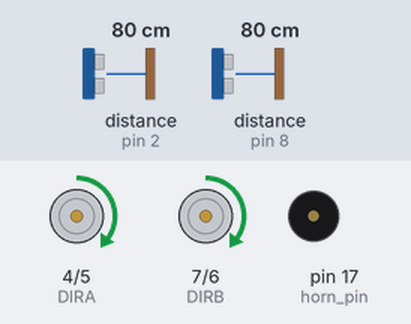
Simulated run of this sketch. Board: Arduino Uno, built with avr-gcc and run on an emulated ATmega328P. Shown: direction and speed pins drawn as motors (green arrow = direction pin HIGH = forward, orange = LOW = backward, longer = more drive), buzzer (waves = sounding, pin HIGH). Wiring (inferred from the names in the program): 2 × ultrasonic range finder: trigger pin 3, echo pin 2 / trigger pin 9, echo pin 8. Inputs (shaded band) come from the test bench; at power-on: distance to the obstacle (sensors on pin 8, pin 2) 80 cm. The echo pulse lasts 58.3 µs per cm; pins used as bus, display or sensor lines are not drawn; what the sketch prints to the serial monitor is not drawn.

Above: at 1.2 s.
1.3 s: distance to the obstacle (sensor on pin 8) set to 13 cm
3.5 s: distance to the obstacle (sensor on pin 8) set to 10 cm
At 5.6 s:
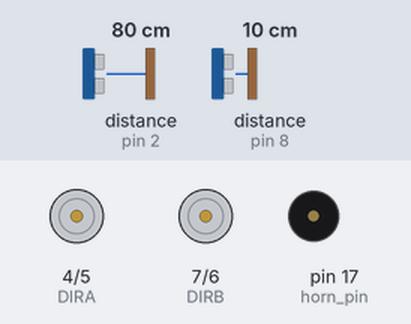
Timing chart, 0 to 7.1 s (numbered marks = the images above; inputs shaded):
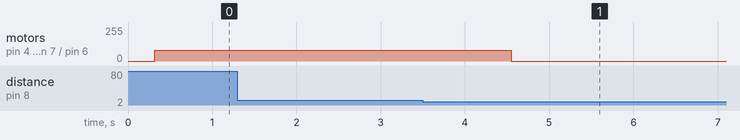

Measured:
- the behaviour switches between 12 and 11 cm on distance to the obstacle (sensor on pin 8) (found by bisection; images 0 and 1)
- after the input at 1.3 s, every drawn part: stays the same
- after the input at 3.5 s, motor on pin 4 (DIRA) / pin 5 (PWMA), motor on pin 7 (DIRB) / pin 6 (PWMB): forward 80/255 → stopped after 1.1 s

The sketch:

Autoparking.ino
```cpp
#include "moving.h"
#include "ultrasonic_sensor.h"


const int horn_pin = 17; // A3 부저
void setup() {
  // 왼쪽 바퀴 초기화
  pinMode(DIRA, OUTPUT);
  digitalWrite(DIRA, LOW);
  analogWrite(PWMA, 0);

  // 오른쪽 바퀴 초기화
  pinMode(DIRB, OUTPUT);
  digitalWrite(DIRB, LOW);
  analogWrite(PWMB, 0);

  //초음파센서 핀 설정
  pinMode(forward_trig_pin, OUTPUT);
  pinMode(forward_echo_pin, INPUT);
  pinMode(side_trig_pin1, OUTPUT);
  pinMode(side_echo_pin1, INPUT);
  pinMode(side_trig_pin2, OUTPUT);
  pinMode(side_echo_pin2, INPUT);
  pinMode(backward_trig_pin, OUTPUT);
  pinMode(backward_echo_pin, INPUT);

  //부저 핀
  pinMode(horn_pin, OUTPUT);

  Serial.begin(9600);

  Serial.println("Basic setup complete");
}

void loop() {
  int parking_mode;
  /****************************주차공간 찾기******************************/
  while (side1_sensor() <= 10) { //앞쪽 사이드센서가 일정거리 이하인 동안 전진
    go_forward(80, 80);
  }

  while (side2_sensor() <= 10) { // 뒤쪽 사이드센서가 일정거리 이하인 동안 전진
    go_forward(80, 80);
  }

  float prev_time = millis();//뒤쪽 사이드센서가 주차공간 진입시 시간측정

  while (side2_sensor() > 10) { //앞쪽 사이드센서가 일정거리 이상인동안 전진
    go_forward(80, 80);
  }

  while (side2_sensor() > 10) { //뒤쪽 사이드센서가 일정거리 이상인동안 전진
    go_forward(80, 80);
  }
  float curr_time = millis();//뒤쪽 사이드센서가 주차공간 벗어났을 때 시간측정
  delay(750);
  stop(1000);

  float total_time = curr_time - prev_time; //총 걸린시간
  stop(1000);
  while(1)Serial.println(total_time);

  if(total_time > 4000){ //동영상보니까 5~6초는 가던데 일단 4초부터 시작해서 점점 늘려가며 테스트
    parking_mode = 1;
  }else parking_mode = 0;

  if(parking_mode == 1){
  /***************************평행주차 시작******************************/
    while (backward_sensor()>24) { //뒤로 우회전 이건 센서켜고 모의주차하면서 센서값을 찍어봐야,,
      go_backward(250, 80);
    }

    stop(1000);
    while(backward_sensor()>5){
      go_backward(80,250);
    }

    /*****************************주차 마무리******************************/
    while (abs(side1_sensor() - side2_sensor()) > 2) { //사이드 센서의 거리차가 일정수치 이상일 동안 반복
      go_forward(200, 80); //앞으로 우회전 조금씩
    }
    stop(1000);

    while (abs(forward_sensor() - backward_sensor()) > 2) { // 앞뒤 거리차가 일정이상 동안 반복
      if (forward_sensor() > backward_sensor()) go_forward(80, 80);
      else go_backward(80, 80);
    }
    stop(1000);
    while (1); //loop문 빠져나가는 건 없는 것 같아서 여기서 무한정지
  }//Parking_mode가 1일 때 수행
  else ;//아니면 경고음울리고 다시 주차공간 탐색하러 전진
  stop(1000);

}

void buzz() { //1초 동안 부저를 울리는 함수
  digitalWrite(horn_pin, HIGH);
  delay(1000);
  digitalWrite(horn_pin, LOW);
}
```

moving.h
```cpp
// 왼쪽 바퀴 - 전후진
const int DIRA = 4;                   // Motor A Direction (A 회전방향)
const int PWMA = 5;                  // Motor A PWM (A 속도)

// 오른쪽 바퀴 - 전후진

const int DIRB = 7;                   // Motor B Direction  (B 회전방향)
const int PWMB = 6;                  // Motor B PWM (B 속도)


void go_forward(int l, int r) {
  // 전진
  // 왼쪽 전진
  digitalWrite(DIRA, HIGH);
  analogWrite(PWMA, l);
  // 오른쪽 전진
  digitalWrite(DIRB, HIGH);
  analogWrite(PWMB, r);


}
//ex) go_forward(100,100) 이면 전진.
//ex) go_forward(80,200) 이면 좌회전.

void go_backward(int l, int r) {
  // 전진
  // 왼쪽 후진
  digitalWrite(DIRA, LOW);
  analogWrite(PWMA, l);
  // 오른쪽 후진
  digitalWrite(DIRB, LOW);
  analogWrite(PWMB, r);


}
//ex) go_backward(100,100) 이면 후진.
//ex) go_backward(80,200)이면 뒤로 좌회전


void stop(int t){
    // 정지
  // 왼쪽 정지
  digitalWrite(DIRA, LOW);
  analogWrite(PWMA, 0);
  // 오른쪽 정지
  digitalWrite(DIRB, LOW);
  analogWrite(PWMB, 0);

  delay(t);
}
// stop(2000) 이면 2초 정지.
```

ultrasonic_sensor.h
```cpp
const int forward_trig_pin = 11;
const int forward_echo_pin = 12;

const int side_trig_pin1 = 3;
const int side_echo_pin1 = 2;

const int side_trig_pin2 = 9;
const int side_echo_pin2 = 8;

const int backward_trig_pin = 10;
const int backward_echo_pin = 13;


long forward_sensor(){
  digitalWrite(forward_trig_pin, LOW);
  delayMicroseconds(2);
  digitalWrite(forward_trig_pin, HIGH);
  delayMicroseconds(10);
  digitalWrite(forward_trig_pin, LOW);

  long duration = pulseIn(forward_echo_pin, HIGH);
  long distance = (duration/2) / 29.1;
  delay(100);
  return distance;

}


long side1_sensor(){
  digitalWrite(side_trig_pin1, LOW);
  delayMicroseconds(2);
  digitalWrite(side_trig_pin1, HIGH);
  delayMicroseconds(10);
  digitalWrite(side_trig_pin1, LOW);

  long duration = pulseIn(side_echo_pin1, HIGH);
  long distance = (duration/2) / 29.1;
  delay(100);
  return distance;

  }


long side2_sensor(){
  digitalWrite(side_trig_pin2, LOW);
  delayMicroseconds(2);
  digitalWrite(side_trig_pin2, HIGH);
  delayMicroseconds(10);
  digitalWrite(side_trig_pin2, LOW);

  long duration = pulseIn(side_echo_pin2, HIGH);
  long distance = (duration/2) / 29.1;
  delay(100);
  return distance;
}


long backward_sensor(){
  digitalWrite(backward_trig_pin, LOW);
  delayMicroseconds(2);
  digitalWrite(backward_trig_pin, HIGH);
  delayMicroseconds(10);
  digitalWrite(backward_trig_pin, LOW);

  long duration = pulseIn(backward_echo_pin, HIGH);
  long distance = (duration/2) / 29.1;
  delay(100);
  return distance;
}
```
